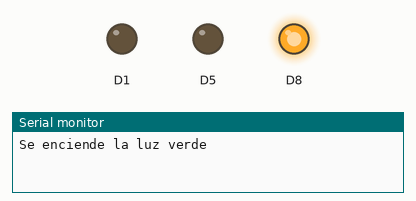
The sketch below on a simulated ESP8266 (NodeMCU). Shown: output pins drawn as LEDs (lit = HIGH), the last lines printed to the serial monitor.

Above: at 1.5 s.
At 3.5 s:
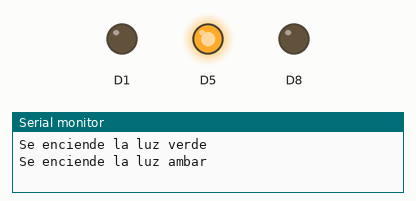
At 5.5 s:
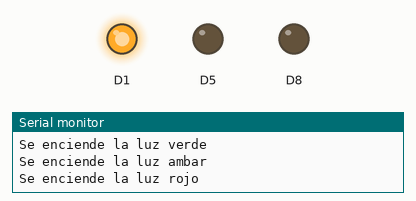
Timing chart, 0 to 9.1 s (numbered marks = the images above):
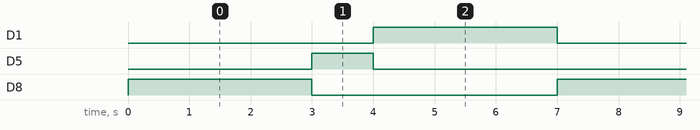

Measured:
- by itself, D1, D8: alternates HIGH for 3.0 s and LOW for 4.0 s
- by itself, D5: alternates HIGH for 1.0 s and LOW for 6.0 s
- by itself, everything shown: repeats every 7.0 s, in 4 steps

The sketch:

semaforo.ino
```cpp
void setup() {
  // Pon aquí tu código que será ejecutado solo una vez:

  // Inicia la comunicación entre la placa y el ordenador
  Serial.begin(9600);
  // Indica que el pin D1 será de salida (Led rojo)
  pinMode(D1,OUTPUT);
  // Indica que el pin D5 será de salida (Led ambar)
  pinMode(D5,OUTPUT);
  // Indica que el pin D8 será de salida (Led verde)
  pinMode(D8,OUTPUT);
}

void loop() {
  // Pon aquí tu código principal, para que repita constantemente:

  // Envia un mensaje al ordenador indicando qué va a hacer
  Serial.println("Se enciende la luz verde");
  // Indica que se envie la señal de voltaje alta de 3.3 voltios en el pin D8
  digitalWrite(D8,HIGH);
  // Indica que se espere 3000 milisegundos = 3 segundos
  delay(3000);
  // Indica que se envie la señal de voltaje baja de 0 voltios en el pin D8
  digitalWrite(D8,LOW);

  // Envia un mensaje al ordenador indicando qué va a hacer
  Serial.println("Se enciende la luz ambar");
  // Indica que se envie la señal de voltaje alta de 3.3 voltios en el pin D5
  digitalWrite(D5,HIGH);
  // Indica que se espere 1000 milisegundos = 1 segundo
  delay(1000);
  // Indica que se envie la señal de voltaje baja de 0 voltios en el pin D8
  digitalWrite(D5,LOW);

  // Envia un mensaje al ordenador indicando qué va a hacer
  Serial.println("Se enciende la luz rojo");
  // Indica que se envie la señal de voltaje alta de 3.3 voltios en el pin D1
  digitalWrite(D1,HIGH);
  // Indica que se espere 3000 milisegundos = 3 segundos
  delay(3000);
  // Indica que se envie la señal de voltaje baja de 0 voltios en el pin D8
  digitalWrite(D1,LOW);
}
```
